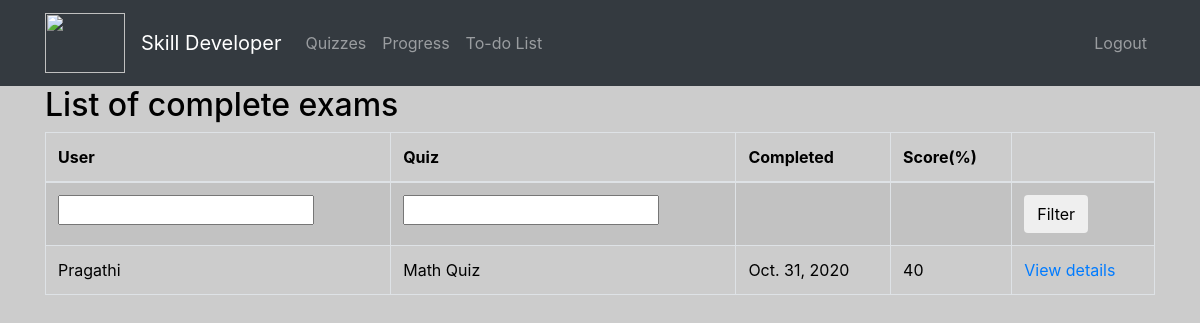
/marking/ (signed in), run on the app's committed database.
### quiz/models.py (models this page shows, shortened)
class Sitting(models.Model):
    user = models.ForeignKey(settings.AUTH_USER_MODEL, verbose_name=_("User"), on_delete=models.CASCADE)
    quiz = models.ForeignKey(Quiz, verbose_name=_("Quiz"), on_delete=models.CASCADE)
    question_order = models.CharField(validators=[validate_comma_separated_integer_list],
        max_length=1024, verbose_name=_("Question Order"))
    question_list = models.CharField(validators=[validate_comma_separated_integer_list],
        max_length=1024, verbose_name=_("Question List"))
    incorrect_questions = models.CharField(validators=[validate_comma_separated_integer_list],
        max_length=1024, blank=True, verbose_name=_("Incorrect questions"))
    current_score = models.IntegerField(verbose_name=_("Current Score"))
    complete = models.BooleanField(default=False, blank=False,
                                   verbose_name=_("Complete"))
    user_answers = models.TextField(blank=True, default='{}',
                                    verbose_name=_("User Answers"))
    start = models.DateTimeField(auto_now_add=True,
                                 verbose_name=_("Start"))
    end = models.DateTimeField(null=True, blank=True, verbose_name=_("End"))
    objects = SittingManager()
    class Meta:
        permissions = (("view_sittings", _("Can see completed exams.")),)
    def _question_ids(self):
        return [int(n) for n in self.question_order.split(',') if n]
    @property
    def get_percent_correct(self):
        dividend = float(self.current_score)
        divisor = len(self._question_ids())
        if divisor < 1:
            return 0            # prevent divide by zero error
        if dividend > divisor:
            return 100
        correct = int(round((dividend / divisor) * 100))
        if correct >= 1:
            return correct
        else:
            return 0

class Quiz(models.Model):
    title = models.CharField(
        verbose_name=_("Title"),
        max_length=60, blank=False)
    description = models.TextField(
        verbose_name=_("Description"),
        blank=True, help_text=_("a description of the quiz"))
    url = models.SlugField(
        max_length=60, blank=False,
        help_text=_("a user friendly url"),
        verbose_name=_("user friendly url"))
    category = models.ForeignKey(
        Category, null=True, blank=True,
        verbose_name=_("Category"), on_delete=models.CASCADE)
    random_order = models.BooleanField(
        blank=False, default=False,
        verbose_name=_("Random Order"),
        help_text=_("Display the questions in "
                    "a random order or as they "
                    "are set?"))
    max_questions = models.PositiveIntegerField(
        blank=True, null=True, verbose_name=_("Max Questions"),
        help_text=_("Number of questions to be answered on each attempt."))
    answers_at_end = models.BooleanField(
        blank=False, default=False,
        help_text=_("Correct answer is NOT shown after question."
                    " Answers displayed at the end."),
        verbose_name=_("Answers at end"))
    exam_paper = models.BooleanField(
        blank=False, default=False,
        help_text=_("If yes, the result of each"
                    " attempt by a user will be"
                    " stored. Necessary for marking."),
        verbose_name=_("Exam Paper"))
    single_attempt = models.BooleanField(
        blank=False, default=False,
        help_text=_("If yes, only one attempt by"
                    " a user will be permitted."
                    " Non users cannot sit this exam."),
        verbose_name=_("Single Attempt"))
    pass_mark = models.SmallIntegerField(
        blank=True, default=0,
        verbose_name=_("Pass Mark"),
        help_text=_("Percentage required to pass exam."),
        validators=[MaxValueValidator(100)])
    success_text = models.TextField(
        blank=True, help_text=_("Displayed if user passes."),
        verbose_name=_("Success Text"))
    fail_text = models.TextField(
        verbose_name=_("Fail Text"),
        blank=True, help_text=_("Displayed if user fails."))
    draft = models.BooleanField(
        blank=True, default=False,
        verbose_name=_("Draft"),
        help_text=_("If yes, the quiz is not displayed"
                    " in the quiz list and can only be"
                    " taken by users who can edit"
                    " quizzes."))
    class Meta:
        verbose_name = _("Quiz")
        verbose_name_plural = _("Quizzes")
    def __str__(self):
        return self.title

### quiz/views.py (the view)
class QuizMarkingList(QuizMarkerMixin, SittingFilterTitleMixin, ListView):
    model = Sitting
    def get_queryset(self):
        queryset = super(QuizMarkingList, self).get_queryset()\
                                               .filter(complete=True)
        user_filter = self.request.GET.get('user_filter')
        if user_filter:
            queryset = queryset.filter(user__username__icontains=user_filter)
        return queryset
    class Meta:
        pass

### quiz/views.py (called while the page is built)
    @method_decorator(login_required)
    @method_decorator(permission_required('quiz.view_sittings'))
    def dispatch(self, *args, **kwargs):
        return super(QuizMarkerMixin, self).dispatch(*args, **kwargs)

    def get_queryset(self):
        queryset = super(SittingFilterTitleMixin, self).get_queryset()
        quiz_filter = self.request.GET.get('quiz_filter')
        if quiz_filter:
            queryset = queryset.filter(quiz__title__icontains=quiz_filter)
        return queryset

### quiz/templates/quiz/sitting_list.html (shortened to what this page needs)
{% extends 'base.html' %}
{% load i18n %}
{% block content %}
<h2>{% trans "List of complete exams" %}</h2>
    {% if sitting_list %}
		<table class="table table-bordered table-striped">
		  <thead>
			<tr>
			  <th>{% trans "User" %}</th>
			  <th>{% trans "Quiz" %}</th>
			  <th>{% trans "Completed" %}</th>
			  <th>{% trans "Score" %}(%)</th>
			  <th></th>
			</tr>
		  </thead>
		  <tbody>
			<tr>
			  <form action="" method="GET">
				<td><input type="text" name="user_filter" /></td>
				<td><input type="text" name="quiz_filter" /></td>
				<td></td>
				<td></td>
				<td><button type="submit" class="btn btn-default">{% trans "Filter"%}</button></td>
			  </form>
			</tr>
        {% for sitting in sitting_list %}
			<tr>
			  <td>{{ sitting.user }}</td>
			  <td>{{ sitting.quiz }}</td>
			  <td>{{ sitting.end|date }}</td>
			  <td>{{ sitting.get_percent_correct }}</td>
			  <td>
				<a href="{% url 'quiz_marking_detail' pk=sitting.id %}">
				  {% trans "View details" %}
				</a>
			</tr>
        {% endfor %}
		  </tbody>
		</table>
    {% else %}
        <p>{% trans "There are no matching quizzes" %}.</p>
    {% endif %}
{% endblock %}

### quiz/templates/base.html (style rules this page uses)
body { background-image: url("https://i.pinimg.com/736x/50/ac/96/50ac96d6074c898c1b27e9bf86d59329.jpg"); background-color: #cccccc; color: black; }

### data on the page
Sitting: user "Pragathi", quiz "Math Quiz", end "Oct. 31, 2020", get_percent_correct "40"
